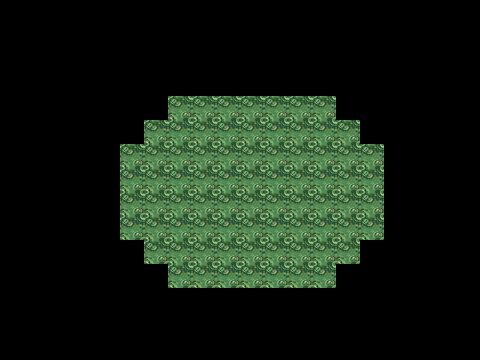

A 2D game scene composited from a Tiled map and its tileset images. What follows is a short description and the map's XML, with every tile layer's data as written:
An orthogonal 20x15 tile map with 24x24 px tiles, 1 tile layer (marais).

<map version="1.10" tiledversion="1.10.2" orientation="orthogonal" renderorder="right-down" width="20" height="15" tilewidth="24" tileheight="24" infinite="0" nextlayerid="2" nextobjectid="1">
 <tileset firstgid="1" source="marais.tsx" />
 <layer id="1" name="marais" width="20" height="15">
  <data encoding="csv">
0,0,0,0,0,0,0,0,0,0,0,0,0,0,0,0,0,0,0,0,
0,0,0,0,0,0,0,0,0,0,0,0,0,0,0,0,0,0,0,0,
0,0,0,0,0,0,0,0,0,0,0,0,0,0,0,0,0,0,0,0,
0,0,0,0,0,0,0,0,0,0,0,0,0,0,0,0,0,0,0,0,
0,0,0,0,0,0,0,1,1,1,1,1,1,1,0,0,0,0,0,0,
0,0,0,0,0,0,1,1,1,1,1,1,1,1,1,0,0,0,0,0,
0,0,0,0,0,1,1,1,1,1,1,1,1,1,1,1,0,0,0,0,
0,0,0,0,0,1,1,1,1,1,1,1,1,1,1,1,0,0,0,0,
0,0,0,0,0,1,1,1,1,1,1,1,1,1,1,1,0,0,0,0,
0,0,0,0,0,1,1,1,1,1,1,1,1,1,1,1,0,0,0,0,
0,0,0,0,0,0,1,1,1,1,1,1,1,1,1,0,0,0,0,0,
0,0,0,0,0,0,0,1,1,1,1,1,1,1,0,0,0,0,0,0,
0,0,0,0,0,0,0,0,0,0,0,0,0,0,0,0,0,0,0,0,
0,0,0,0,0,0,0,0,0,0,0,0,0,0,0,0,0,0,0,0,
0,0,0,0,0,0,0,0,0,0,0,0,0,0,0,0,0,0,0,0
  </data>
 </layer>
</map>
